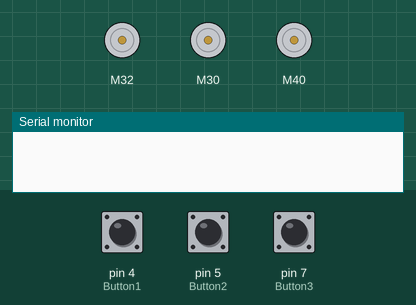
The sketch below on a simulated Arduino Uno, built with avr-gcc and run on an emulated ATmega328P. On the bench: 3 × DC motor (green arrow = forward, orange = backward, longer = faster), the last lines printed to the serial monitor. The inputs (shaded band) are chosen by the test bench; at power-on: pin 5 (Button2) LOW, pin 4 (Button1) LOW, pin 7 (Button3) LOW. Random numbers use the default seed unless the sketch sets one.

Above: at 1.2 s.
1.3 s: pin 5 (Button2) pulled HIGH for 0.15 s
3.3 s: pin 4 (Button1) pulled HIGH for 0.15 s
4.9 s: pin 7 (Button3) pulled HIGH for 0.15 s
At 6.0 s:
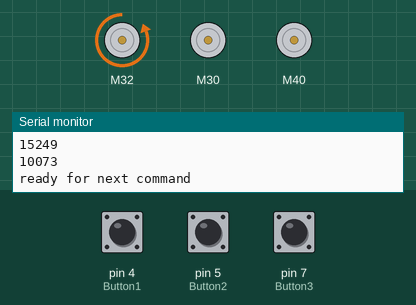
At 22.8 s:
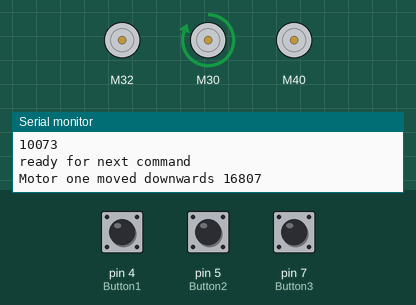
Timing chart, 0 to 38.9 s (numbered marks = the images above; inputs shaded):
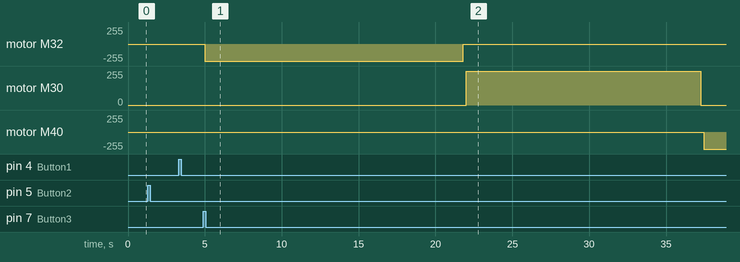

The sketch:

VariableSurfaceTreadmillPOCArduinoMega.ino
```cpp
//This program is used to control various motors using the TB6612 motor driver and a atmega 2560.
//Written by: Nick Jaton
//NASA Nebraska Space Grant
// Property of : University of Nebraska's Biomechanics Research Building

#include <SparkFun_TB6612.h>

//State what pins are used for the TB6612
int MyAIN1[] = {32,40};
int MyAIN2[] = {34,42};
int MyBIN1[] = {30,38};
int MyBIN2[] = {28,36};

int PWMA = 13;
int PWMB = 12;
int PWMC = 11;
int STBY = 10;

const int offsetA = 1;
const int offsetB = -1;
const int offsetC = 1;

int AIN1 = MyAIN1[0];
int AIN2 = MyAIN2[0];

int BIN1 = MyBIN1[0];
int BIN2 = MyBIN2[0];

int AIN3 = MyAIN1[1];
int AIN4 = MyAIN2[1];


// Motor set up
Motor motor1 = Motor(AIN1, AIN2, PWMA, offsetA, STBY);
Motor motor2 = Motor(BIN1, BIN2, PWMB, offsetB, STBY);
Motor motor3 = Motor(AIN3, AIN4, PWMC, offsetC, STBY);

// Button 1 is used for the random digit generator.
// Button 2 is used to have the motors move upwards.
// Button 3 is used to have the motors move back to the home position.

const int Button1 = 4;
const int Button2 = 5;
const int Button3 = 7;

int Button1State = 0;
int Button2State = 0;
int Button3State = 0;

// The different variables that will be used for each motor
int Rand1 = 0;
int Rand2 = 0;
int Rand3 = 0;


void setup()
{
  // indicate the Buad number for displaying information
  Serial.begin(9600);

  //Set each button as an input
  pinMode(Button1,INPUT);
  pinMode(Button2,INPUT);
  pinMode(Button3,INPUT);

}

void loop()
{
  // read the information on the buttons
  Button1State = digitalRead(Button1);
  Button2State = digitalRead(Button2);
  Button3State = digitalRead(Button3);

  // Random number generator
  if (Button1State == HIGH)
  {
    RandomNumbers();
    Button1State = LOW;
    delay(500);
  }

  // Move the cell top "upwards"
  if (Button2State == HIGH)
  {
    MoveUp();
    Button2State = LOW;
    delay(500);
  }

  // resets the cell top to the starting position
  if (Button3State == HIGH)
  {
     MoveDown();
     Button3State = LOW;
     delay(500);
  }

}

//Random Number Generator Function
//This will determine the distance for each independent motor.
void RandomNumbers()
{
  Serial.println("Current time values"); //Title

  //Motor 1
  Rand1 = random(10000, 20000);
  Serial.println(Rand1);

  //Motor 2
  Rand2 = random(10000, 20000);
  Serial.println(Rand2);

  //Motor 3
  Rand3 = random(10000, 20000);
  Serial.println(Rand3);

  Serial.println("ready for next command");

  delay(400);
}

//Upwards Movement Function
//This function will tell the motors to move upwards based on the predetermined value.
void MoveUp()
{
  delay(100);

  //Motor 1
  motor1.drive(255,Rand1);
  motor1.brake();
  delay(200);
  Serial.print("Motor one moved upwards ");
  Serial.println(Rand1);

  //Motor 2
  motor2.drive(255,Rand2);
  motor2.brake();
  delay(200);
  Serial.print("Motor two moved upwards ");
  Serial.println(Rand2);

  //Motor 3
  motor3.drive(255,Rand3);
  motor3.brake();
  delay(400);
  Serial.print("Motor three moved upwards ");
  Serial.println(Rand3);
}

//Reset Function
//This function works by telling the motors to reverse the same amount that it moved upwards.
void MoveDown()
{
  delay(100);

  //Motor 1
  motor1.drive(-255,Rand1);
  motor1.brake();
  delay(200);
  Serial.print("Motor one moved downwards ");
  Serial.println(Rand1);

  //Motor 2
  motor2.drive(-255,Rand2);
  motor2.brake();
  delay(200);
  Serial.print("Motor twop moved downwards ");
  Serial.println(Rand2);

  //Motor 3
  motor3.drive(-255,Rand3);
  motor3.brake();
  delay(200);
  Serial.print("Motor three moved downwards ");
  Serial.println(Rand3);
}
```

Measured:
- after the input at 4.9 s, motor M32: stopped → backward 255/255 after 0.10 s, → stopped 16.8 s later; motor M30: stopped → forward 255/255 after 17.1 s, → stopped 15.2 s later; motor M40: stopped → backward 255/255 after 32.6 s
